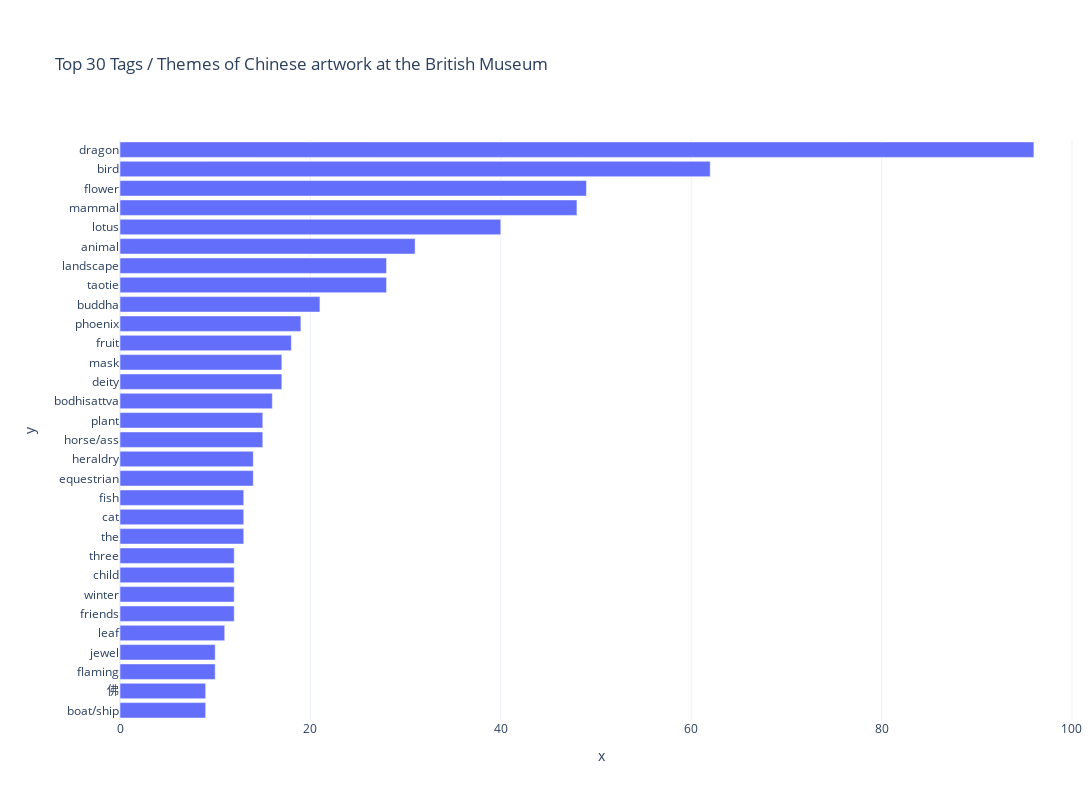

This figure's notebook cell:
### Code cell
fig = px.bar(y=BM_Subjects_counts['Subjects'], x=BM_Subjects_counts['Counts'])
fig.update_layout(
    height=800,
    width=1500,
    yaxis=dict(autorange="reversed"),
    barmode='stack',
    margin=dict(l=120, r=10, t=140, b=80),
    showlegend=True,
    template='plotly_white',
    autosize=True,
    title='Top 30 Tags / Themes of Chinese artwork at the British Museum'
)


fig.show()

### Figure 1 — Plotly figure (JSON) as saved in the notebook; plotly's stock layout.template omitted (floating-point values rounded to 4 significant figures)
{"data": [{"alignmentgroup": "True", "hovertemplate": "x=%{x}<br>y=%{y}<extra></extra>", "legendgroup": "", "marker": {"color": "#636efa", "pattern": {"shape": ""}}, "name": "", "offsetgroup": "", "orientation": "h", "showlegend": false, "textposition": "auto", "type": "bar", "x": [96, 62, 49, 48, 40, 31, 28, 28, 21, 19, 18, 17, 17, 16, 15, 15, 14, 14, 13, 13, 13, 12, 12, 12, 12, 11, 10, 10, 9, 9], "xaxis": "x", "y": ["dragon", "bird", "flower", "mammal", "lotus", "animal", "landscape", "taotie", "buddha", "phoenix", "fruit", "mask", "deity", "bodhisattva", "plant", "horse/ass", "heraldry", "equestrian", "fish", "cat", "the", "three", "child", "winter", "friends", "leaf", "jewel", "flaming", "佛", "boat/ship"], "yaxis": "y"}], "layout": {"autosize": true, "barmode": "stack", "height": 800, "legend": {"tracegroupgap": 0}, "margin": {"b": 80, "l": 120, "r": 10, "t": 140}, "showlegend": true, "title": {"text": "Top 30 Tags / Themes of Chinese artwork at the British Museum"}, "width": 1500, "xaxis": {"anchor": "y", "autorange": true, "domain": [0, 1], "range": [0, 101.1], "title": {"text": "x"}, "type": "linear"}, "yaxis": {"anchor": "x", "autorange": true, "domain": [0, 1], "range": [29.5, -0.5], "title": {"text": "y"}, "type": "category"}}}
